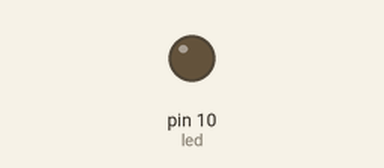
Recording of a sketch running on a simulated Arduino Uno, built with avr-gcc and run on an emulated ATmega328P. On the bench: output pins drawn as LEDs (lit = HIGH).

Above: at 0.6 s.
At 2.52 s:
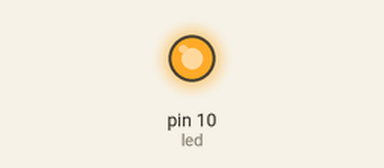
Timing chart, 0 to 3.0 s (numbered marks = the images above):
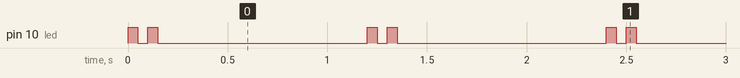

The sketch:

Project_1_LED_Flash.ino
```cpp
int led = 10;

void setup() {
  pinMode(led, OUTPUT); // set pin 10 to output
}

void loop() {
  // led on
  digitalWrite(led, HIGH);
  delay(50);
  // led off
  digitalWrite(led, LOW);
  delay(50);
   // led on
  digitalWrite(led, HIGH);
  delay(50);
  // led off
  digitalWrite(led, LOW);
  delay(50);
  // wait
  delay(1000);
}
```

Measured:
- by itself, pin 10 (led): repeats every 1.2 s: LOW 0.05 s, HIGH 0.05 s, LOW 1.1 s, HIGH 0.05 s
- by itself, everything shown: repeats every 1.2 s, in 4 steps
